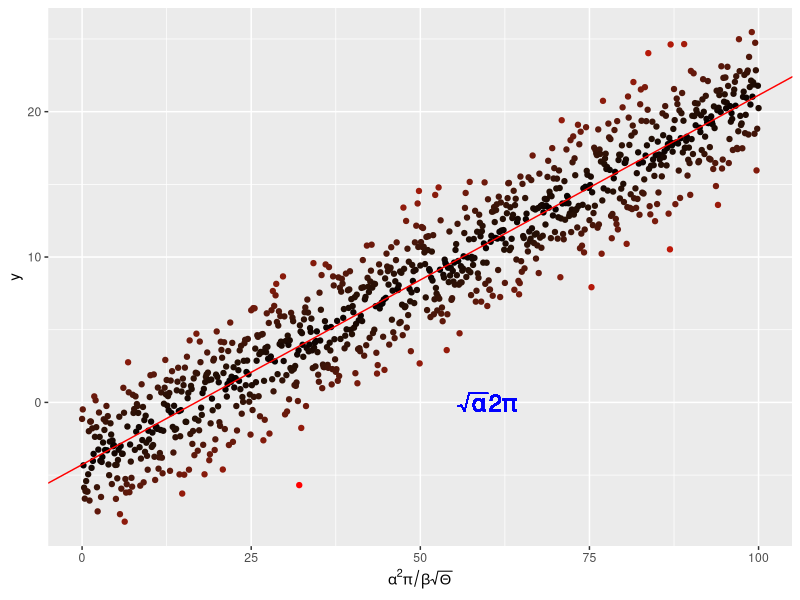

R code for this plot: (Note: this script raises an error after producing the figure.)
rm(list=ls())
library(ggplot2)

x <- seq(0, 100, by = 0.1)
y <- -4. + 0.25 * x +
  rnorm(length(x), mean = 0., sd = 2.5)

# and put them in a dataframe
my_data <- data.frame(x = x, y = y)

# perform a linear regression
my_lm <- summary(lm(y ~ x, data = my_data))

# plot the data
p <-  ggplot(my_data, aes(x = x, y = y,
                          colour = abs(my_lm$residual))
) +
  geom_point() +
  scale_colour_gradient(low = "black", high = "red") +
  theme(legend.position = "none") +
  scale_x_continuous(
    expression(alpha^2 * pi / beta * sqrt(Theta)))

# add the regression line
p <- p + geom_abline(
  intercept = my_lm$coefficients[1][1],
  slope = my_lm$coefficients[2][1],
  colour = "red")
# throw some math on the plot
p <- p + geom_text(aes(x = 60, y = 0,
                       label = "sqrt(alpha) * 2* pi"), 
                   parse = TRUE, size = 6, 
                   colour = "blue")

p

# Save the figure in .pdf under 'result' dir
pdf("../results/MyLinReg.pdf")
print(p)
dev.off()
